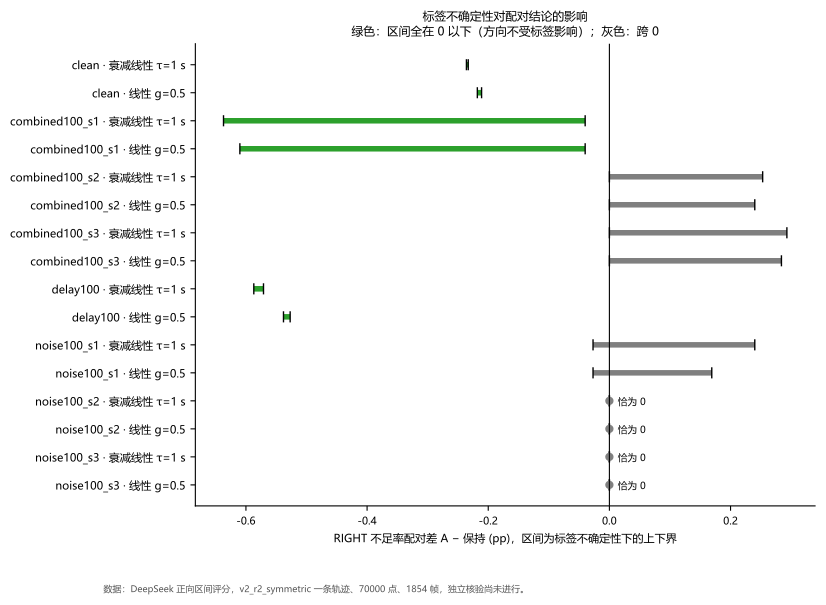

Write Python code to recreate this figure.
"""Tavotto entry: existing results only; no training, no simulation.
original_plot_code
"""
import sys
from pathlib import Path
LIBRARY=Path(__file__).resolve().parents[1]
SUPPORT=LIBRARY / "site-packages"
if str(SUPPORT) not in sys.path: sys.path.insert(0,str(SUPPORT))
from _support import draw

fig=draw('descriptive', 'fig12_标签区间旁证')
fig.savefig(Path(__file__).parent / 'fig12_标签区间旁证.pdf')
